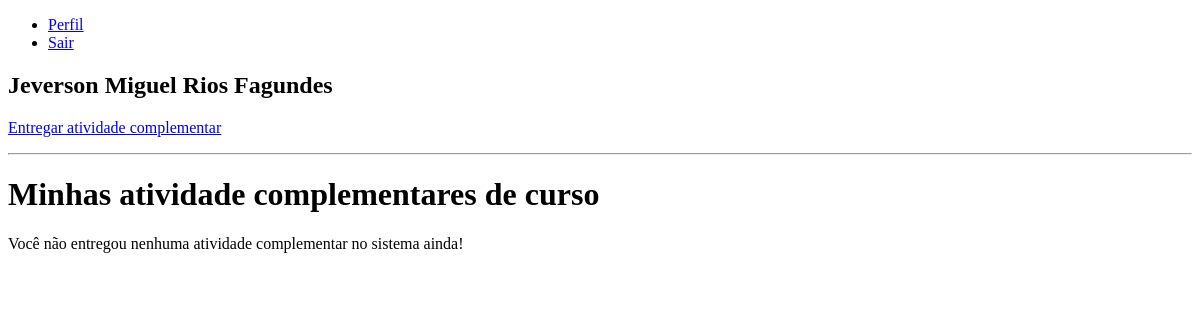
The page /inicialAluno.php (signed in) on the database as committed earlier.
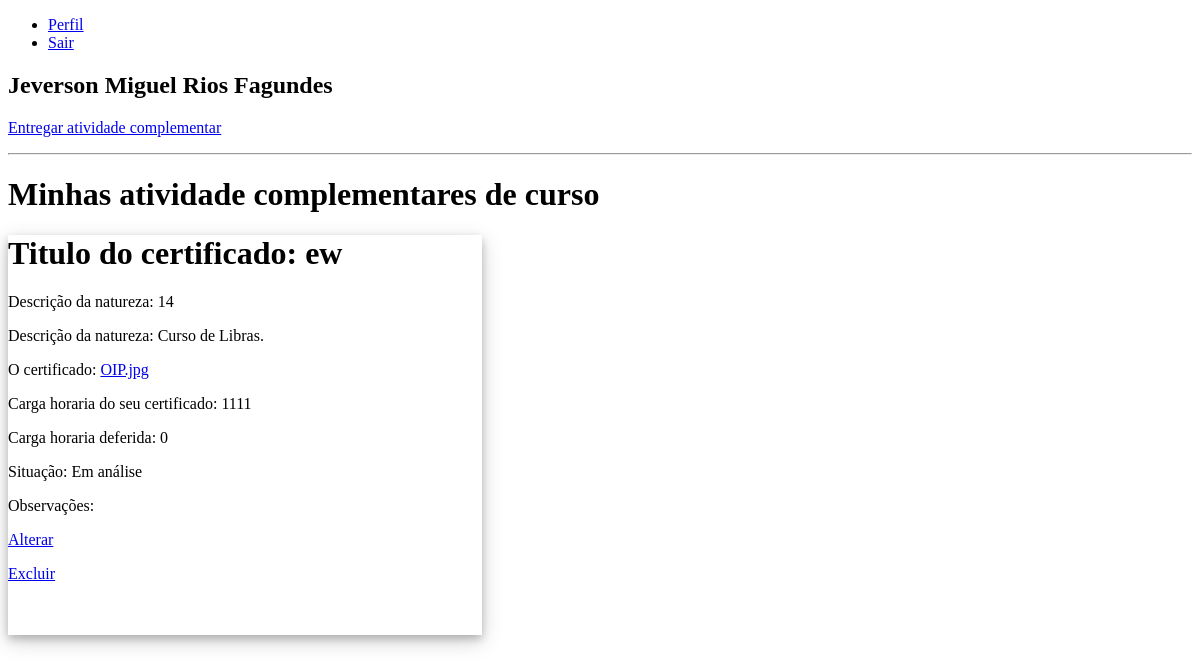
The same page on the database as committed later.
### tables this page shows
CREATE TABLE IF NOT EXISTS `entrega_atividade` (
  `id_entrega_atividade` int NOT NULL AUTO_INCREMENT,
  `titulo_certificado` varchar(255) DEFAULT NULL,
  `carga_horaria_certificado` int DEFAULT NULL,
  `certificado` varchar(255) DEFAULT NULL,
  `carga_horaria_aprovada` int DEFAULT NULL,
  `status` varchar(255) DEFAULT NULL,
  `id_aluno` int DEFAULT NULL,
  `caminho` varchar(255) NOT NULL,
  `id_atividade_complementar` int NOT NULL,
  `observacoes` text NOT NULL,
  PRIMARY KEY (`id_entrega_atividade`),
  KEY `fk_aluno_entrega_atividade` (`id_aluno`),
  KEY `fk_id_atividade_complementar` (`id_atividade_complementar`)
);

CREATE TABLE IF NOT EXISTS `atividade_complementar` (
  `id_atividade_complementar` int NOT NULL AUTO_INCREMENT,
  `natureza` int DEFAULT NULL,
  `descricao` text,
  `carga_horaria_maxima` int DEFAULT NULL,
  `id_curso` int DEFAULT NULL,
  PRIMARY KEY (`id_atividade_complementar`),
  KEY `fk_curso_atividade_complementar` (`id_curso`)
);

### conecta.php (called while the page is built, shortened)
<?php
function excutarSQL($mysql, $sql)
{
    $resultado = mysqli_query($mysql, $sql);
    return $resultado;
}

### inicialAluno.php (the view, shortened to what this page needs)
<?php
require_once "conecta.php";
$mysql = conectar();
$pasta = "certificados/";
?>
<!DOCTYPE html>
<html lang="pt-br">
<head>
</head>
<body>
    <?php require_once "boasPraticas/headerNav.php"; ?>
    <main>
        <h2><?php echo $_SESSION['aluno'][0]; ?></h2>
        <p><a href="crudEntrega/formcadEntrega.php">Entregar atividade complementar</a></p>
        <hr>
        <h1>Minhas atividade complementares de curso</h1>
        <?php
        $sql = "SELECT
        ac.descricao,
        ac.natureza,
        ac.id_atividade_complementar,
        ea.id_entrega_atividade,
        ea.titulo_certificado,
        ea.carga_horaria_certificado,
        ea.certificado,
        ea.carga_horaria_aprovada,
        ea.status,
        ea.caminho,
        ea.id_atividade_complementar,
        ea.observacoes
        FROM entrega_atividade ea
        INNER JOIN atividade_complementar ac
        ON ea.id_atividade_complementar = ac.id_atividade_complementar
        INNER JOIN aluno a
        ON a.id_aluno = ea.id_aluno
        WHERE
        a.id_aluno = " . $_SESSION['aluno'][1];
        $query = excutarSQL($mysql, $sql);
        $quantidade = $query->num_rows;
        if ($quantidade == 0) {
            echo "Você não entregou nenhuma atividade complementar no sistema ainda!";
            die();
        } else {
            while ($dados = mysqli_fetch_assoc($query)) {
                if ($dados['status'] != "Em análise" or $dados['observacoes'] != "Sem observações") {
                    echo '<div class="card">';
                    echo '<div class="card-body">';
                    echo '<h1 class="card-title">' . 'Titulo do certificado:' . ' ' . $dados['titulo_certificado'] . '</h1>';
                    echo '<p class="card-text">' . 'Descrição da natureza: ' . '' . $dados['natureza'] . '</p>';
                    echo '<p class="card-text">' . 'Descrição da natureza: ' . '' . $dados['descricao'] . '</p>';
                    echo '<p class="card-title">' . 'O certificado:' . ' ' . '<a href="' . $pasta . $dados['caminho'] . '">' . $dados['certificado'] . '</a>' . '</p>';
                    echo '<p class="card-text">' . 'Carga horaria do seu certificado: ' . '' . $dados['carga_horaria_certificado'] . '</p>';
                    echo '<p class="card-text">' . 'Carga horaria deferida: ' . '' . $dados['carga_horaria_aprovada'] . '</p>';
                    echo '<p class="card-text">' . 'Situação:' . ' ' . $dados['status'] . '</p>';
                    echo '<p class="card-text">' . 'Observações:' . ' ' . $dados['observacoes'] . '</p>';
                    echo '<p class = "editar"> <a href="crudEntrega/formeditEntrega.php?id=' . $dados['id_entrega_atividade'] . '"> Alterar</a> </p>';
                    echo '<p class  = "excluir"> <a href="crudEntrega/excluirEntrega?id=' . $dados['id_entrega_atividade'] . '"> Excluir </a> </p>';
                    echo '</div>';
                    echo '</div>';
                }
            }
        }
        ?>
    </main>
</body>
</html>

Rows that differ between the two databases and show on the page:
added entrega_atividade: titulo_certificado "ew", id_atividade_complementar.natureza "14", id_atividade_complementar.descricao "Curso de Libras.", certificado "OIP.jpg", carga_horaria_certificado "1111", carga_horaria_aprovada "0", status "Em análise"
Other text that changed with them:
text no longer shown: "Você não entregou nenhuma atividade complementar no sistema ainda!"
